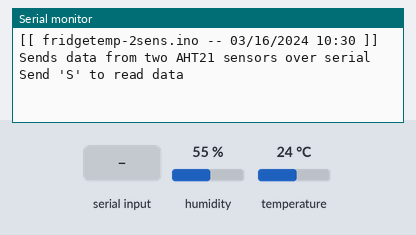
Bench run of a sketch on a simulated Arduino Uno, built with avr-gcc and run on an emulated ATmega328P. Parts: the last lines printed to the serial monitor. Inputs (shaded band) come from the test bench; at power-on: humidity 55 %, temperature 24 °C.

Above: at 1.2 s.
1.3 s: "S\n" received over Serial
At 1.8 s:
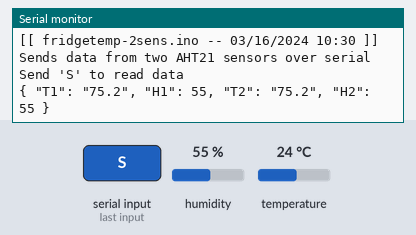
2.8 s: "R\n" received over Serial
At 3.6 s:
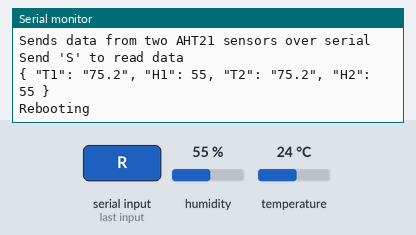

Measured:
- after the input at 1.3 s, the serial monitor: prints a new line after 0.08 s (image 1)
- after the input at 2.8 s, the serial monitor: prints a new line at once (image 2)

The sketch:

fridgetemp-2sens.ino
```cpp
#include <Adafruit_AHTX0.h>
Adafruit_AHTX0 aht[2];

void setup() {
  Serial.begin(9600);
  while(!Serial){
    ;
  }
  Serial.setTimeout(2);
  Serial.println(F("[[ fridgetemp-2sens.ino -- 03/16/2024 10:30 ]]"));
  Serial.println(F("Sends data from two AHT21 sensors over serial"));
  if (!aht[0].begin(&Wire,0,0x38) || !aht[1].begin(&Wire,0,0x39)) {
    while(1) {
      Serial.println(F("Sensor init failed"));
      delay(60000);
    }
  }
  Serial.println(F("Send 'S' to read data"));
}
void(* reboot) (void) = 0;

void loop() {
  String comm = Serial.readStringUntil("\n");
  comm.trim();
  if (comm.equals("S")) {
    sensors_event_t humidity, temp;
    aht[0].getEvent(&humidity, &temp);
    Serial.print("{ \"T1\": \"");
    Serial.print(temp.temperature * 1.8 + 32, 1);
    Serial.print("\", \"H1\": ");
    Serial.print(humidity.relative_humidity, 0);
    Serial.print(", \"T2\": \"");
    aht[1].getEvent(&humidity, &temp);
    Serial.print(temp.temperature * 1.8 + 32, 1);
    Serial.print("\", \"H2\": ");
    Serial.print(humidity.relative_humidity, 0);
    Serial.println(" }");
    delay(500);
  }
  if (comm.equals("R")) {
    Serial.println(F("Rebooting"));
    delay(1000);
    reboot();
  }
}
```
